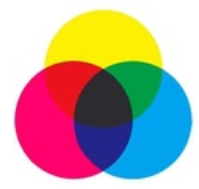
#> input picture cv4/xx.PNG, 199 x 189 px, found by its file name
$ python cv_1.py
#> lines starting #> are read from the running program, lines starting #| are printed output that depends on the picture
import numpy as np
import cv2 as cv
'''
几何变换之扩展缩放
cv.resize()
缩放时推荐使用cv.INTER_AREA
扩展时使用cv.INTER_CUBIC、cv.INTER_LINEAR(默认)
'''
img = cv.imread('xx.png')
#> img is the input picture: shape (189, 199, 3); mean B, G, R 161.6, 167.5, 183.2

#利用缩放因子的方式，所以用 None，再用fx(宽),fy(高)设定放大倍数
res = cv.resize(img,None,fx = 3,fy = 2,interpolation = cv.INTER_CUBIC)
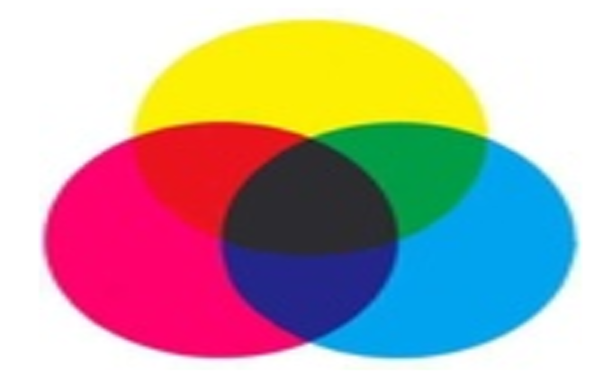
#> res: shape (378, 597, 3); mean B, G, R 161.6, 167.5, 183.2

#print(img.shape)
#(189, 199, 3)

#取前两个数，即高和宽,直接设置输出图像大小
#注意：宽、高和传入的顺序不一样
height,width = img.shape[:2]
#> height = 189; width = 199
res = cv.resize(img,(2*width,2*height),interpolation = cv.INTER_CUBIC)
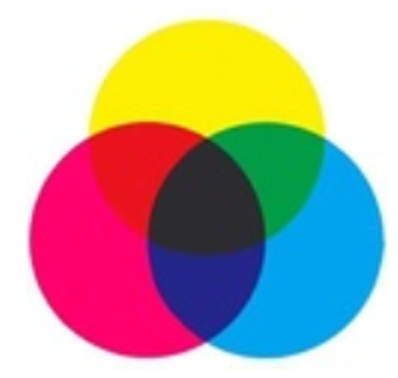
#> res: shape (378, 398, 3); mean B, G, R 161.6, 167.5, 183.2

while(1):
	cv.imshow('res',res)
	cv.imshow('img',img)
	if cv.waitKey(1)&0xFF == 27:
#> (key Esc is pressed here)
		break

cv.destroyAllWindows()

$ run again, with cv4/cc.jpg saved as cv4/xx.PNG
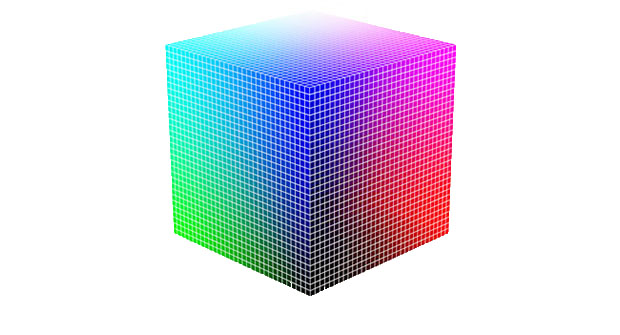
#> input picture cv4/cc.jpg, 620 x 335 px, found by its file name
#> img is the input picture: shape (335, 620, 3); mean B, G, R 229.1, 214.7, 214.2
#> `res = cv.resize(img,None,fx = 3,fy = 2,interpolation = cv.INTER_CUBIC)`:
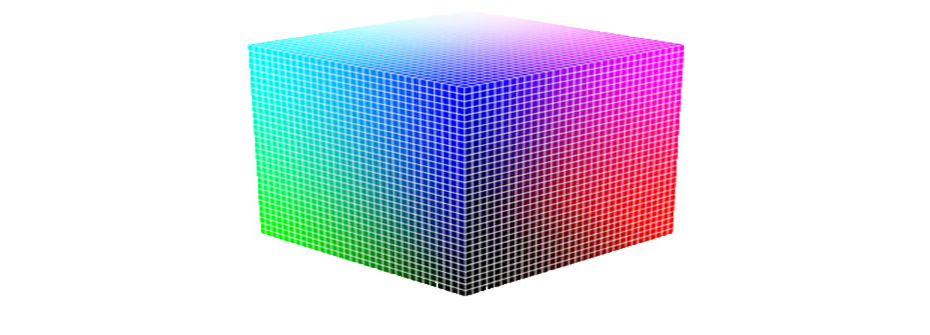
#> res: shape (670, 1860, 3) (shown at 1/2 size); mean B, G, R 229.1, 214.8, 214.3
#> `res = cv.resize(img,(2*width,2*height),interpolation = cv.INTER_CUBIC)`:
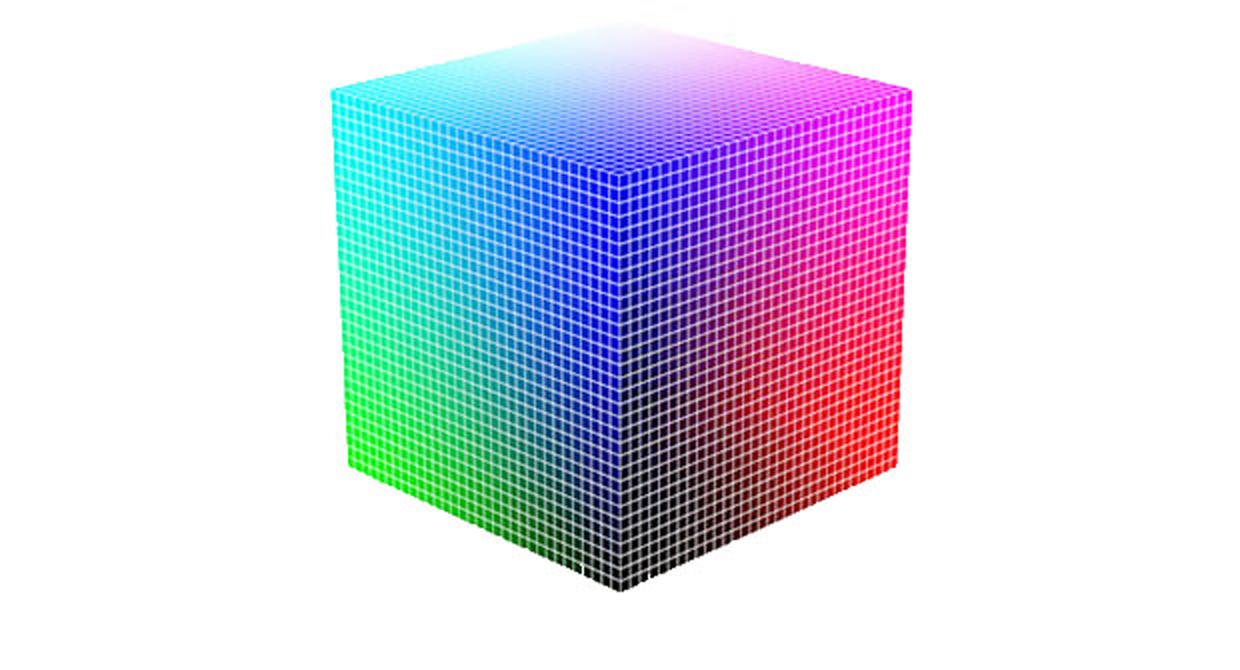
#> res: shape (670, 1240, 3); mean B, G, R 229.1, 214.9, 214.3
